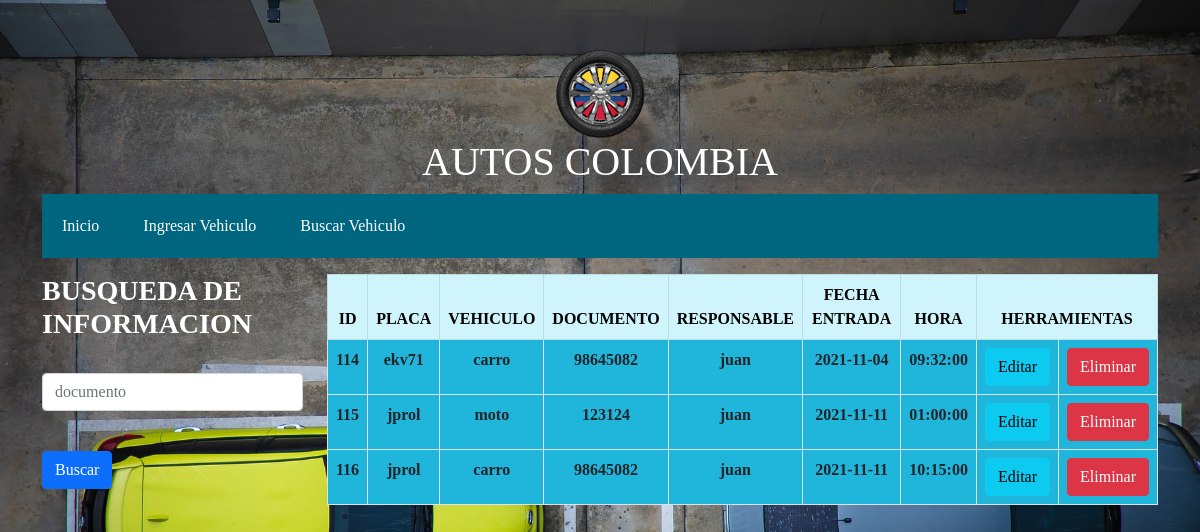
/inicio/BUSCAR.php, run on the app's committed database.
### tables this page shows
CREATE TABLE `tb_automoviles` (
  `id` int(255) NOT NULL,
  `placa` varchar(5) NOT NULL,
  `tipo` varchar(10) NOT NULL,
  `documento` int(10) NOT NULL,
  `nombre` varchar(50) NOT NULL,
  `fecha` date DEFAULT NULL,
  `hora` time NOT NULL
);

### inicio/BUSCAR.php (the view, shortened to what this page needs)
<?php
include("../db/config.php");
?>
<!DOCTYPE html>
<html lang="en">
<head>
    <link rel="stylesheet" href="../css/styles.css">
    <link href="https://cdn.jsdelivr.net/npm/bootstrap@5.0.0-beta1/dist/css/bootstrap.min.css" rel="stylesheet">
</head>
<body>
<div class="container mt-5 ">
<?php include "../partials/menu.php";?>
<div class="row">
      <div class="col-lg-3" >
          <form action="BUSCAR.php" method="post" id="">
              <h3 style="color: white;"><strong>BUSQUEDA DE INFORMACION</strong></h3>
              <br>
                  <input type="text" name="documento_buscar" id="" class="form-control mb-3" placeholder="documento" ><br>
                  <input type="submit" value="Buscar" class="btn btn-primary">
          </form>
      </div>
        <div class="col-lg-9">
            <table class="table table-bordered" style="background: rgb(32, 181, 218);">
                <thead class="table-success table-striped">
                    <tr class="table-info" style="text-align: center;" >
                        <th >ID</th>
                        <th >PLACA</th>
                        <th >VEHICULO</th>
                        <th >DOCUMENTO</th>
                        <th >RESPONSABLE</th>
                        <th >FECHA ENTRADA</th>
                        <th >HORA</th>
                        <th colspan="2">HERRAMIENTAS</th>
                    </tr>
                </thead>
                <tbody>
                    <?php
                       $consulta = $con->query("SELECT * FROM tb_automoviles WHERE documento LIKE '%$_POST[documento_buscar]%'" );
                        while ($row=$consulta->fetch_array()){
                        ?>
                            <tr style="text-align: center;">
                                <th ><?php echo $row['id']?></th>
                                <th ><?php echo $row['placa']?></th>
                                <th ><?php echo $row['tipo']?></th>
                                <th ><?php echo $row['documento']?></th>
                                <th ><?php echo $row['nombre']?></th>
                                <th ><?php echo $row['fecha']?></th>
                                <th ><?php echo $row['hora']?></th>
                                <th><a href="ACTUALIZAR.php?id=<?php echo $row['id']; ?>" class="btn btn-info">Editar</a></th>
                                <th><a href="ELIMINAR.php?id=<?php echo $row['id']; ?>" class="btn btn-danger">Eliminar</a></th>
                            </tr>
                    <?php } ?>
                </tbody>
            </table>
        </div>
    </div>
</div>
</body>
</html>

### css/styles.css (style rules this page uses)
body { background-image: url("../estilos/fondoo.jpg"); zoom: 0%; background-size: cover; background-attachment: fixed; }

### inicio/BUSCAR.php (style rules this page uses)
* { font-family: 'Irish Grover', cursive; }
body { margin:99%; margin: 0 auto; }

### data on the page
tb_automoviles: id "114", placa "ekv71", tipo "carro", documento "98645082", nombre "juan", fecha "2021-11-04", hora "09:32:00"
tb_automoviles: id "115", placa "jprol", tipo "moto", documento "123124", nombre "juan", fecha "2021-11-11", hora "01:00:00"
tb_automoviles: id "116", placa "jprol", tipo "carro", documento "98645082", nombre "juan", fecha "2021-11-11", hora "10:15:00"
